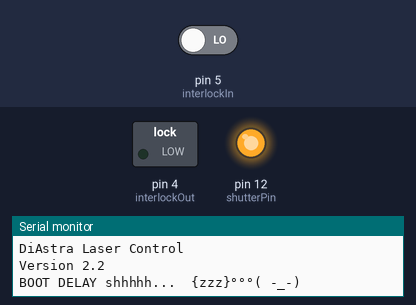
Bench run of a sketch on a simulated Arduino Uno, built with avr-gcc and run on an emulated ATmega328P. Shown: switched loads named in the sketch (green lamp = pin HIGH), output pins drawn as LEDs (lit = HIGH), the last lines printed to the serial monitor. The test bench sets the inputs (shaded band); at power-on: pin 5 (interlockIn) LOW.

Above: at 0.1 s.
At 20.1 s:
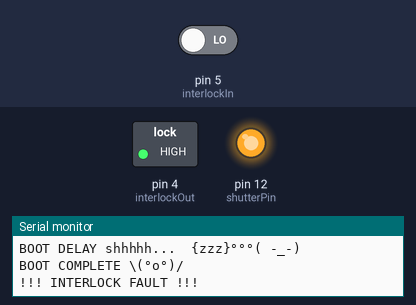
Timing chart, 0 to 21.6 s (numbered marks = the images above):
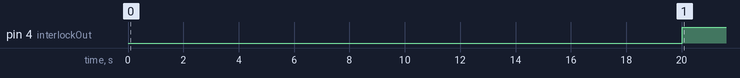

Measured:
- by itself, pin 4 (interlockOut): LOW → HIGH at 20.0 s

The sketch:

laser_control.ino
```cpp
#define VERSION "Version 2.2"
/*
 *This is the DiAstra Laser Controler
 *It is designed to control safety and sensors for a laser projector
 *The ILDA shutter is a switch which is closed (disabling the lasers in some way)
 *unless the interlock circuit is complete (unbroken)
 *and the shutter signal from the software/DAC is set to HIGH (+5v)
 *if either of these conditions is false the shutter remains closed
 *there is a delay after closing the shutter before you can open it again
 *There is a delay after an interlock fault has been resolved also
 *Written by: Alec DiAstra (alecdiastra@gmail.com)
 */

//Define the type of signal required to activate the switch(used for shutterPin)
#define ACTIVATE LOW

//define the safety delay in milliseconds
//BOOT should be the longest then INTERLOCK with SHUTTER being the shortest
#define SHUTTER_DELAY 5000
#define INTERLOCK_DELAY 10000
#define BOOT_DELAY 20000

//How long before messages repeat.
#define MESSAGE_DELAY 5000


//Required variables
unsigned long delayTime;
unsigned long repeatMessage;
bool boot = true;
bool laserMessage = false;
bool shutterMessage = false;
bool interlockMessage = false;
bool shutterReady = false;
bool interlockDelay = true;
bool interlock = LOW;
bool shutter = LOW;

//Pins can be any digital pins
int shutterSignal = 13;  //for reading the shutter signal
int shutterPin = 12;  //control switch for shutter
int interlockIn = 5;  //interlock Return
int interlockOut = 4; //interlock Send


// setup code for DiAstra laser control
void setup()
{
  // initialize serial communication at 9600 bits per second:
  Serial.begin(9600);
  Serial.println("DiAstra Laser Control");
  Serial.println(VERSION);

  //Initialize the required pins
  pinMode(shutterPin, OUTPUT);
  pinMode(interlockIn, INPUT);
  pinMode(interlockOut, OUTPUT);
  pinMode(shutterSignal, INPUT);

  //Startup delay during setup (BOOT_DELAY)
  if (boot)
  {
    //make sure the shutter is closed and pause
    digitalWrite(shutterPin, !ACTIVATE);
    Serial.println("BOOT DELAY shhhhh...  {zzz}°°°( -_-)");
    delay(BOOT_DELAY);
    boot = false;
    Serial.println("BOOT COMPLETE \\(°o°)/");
  }

}//END SETUP

// loop code DiAstra Laser Controller
void loop()
{
  //always send interlock signal so we can test for it
  digitalWrite(interlockOut, HIGH);
  checkPins();

  //are we in a delay caused by an interlock fault?
  if (!interlockDelay)
  {
    // If the interlock is good and the shutter is set to open
    while((shutter) && (interlock))
    {
      //open the shutter
      digitalWrite(shutterPin, ACTIVATE);
      //constantly check shutetr and interlock state
      checkPins();
      //reset messages
      shutterMessage = false;
      interlockMessage = false;
      shutterReady = false;
      if (!laserMessage)
      {
        Serial.println("Shutter Open - !!! LASER ON !!!");
        laserMessage = true;    }
    }
  }

  // if the shutter signal is set to closed (by the DAC or the user)
  if (!shutter)
  {
    //Close the shutter
    digitalWrite(shutterPin, !ACTIVATE);
    laserMessage = false;
    if (!shutterMessage)
    {
      if ((!shutterReady) && (interlock) && (!interlockDelay))
      {//Safety delay on shutter close so we cant reopen to quickly accidently (SHUTTER_DELAY)
        Serial.println("Shutter Closed - Safety Delay");
        delay(SHUTTER_DELAY);
        shutterReady = true;
      }
      else if ((interlock) && (!interlockDelay))
      { //If the safety delay has happened already, and the interlock is good, the shutter is ready to open
        Serial.println("Shutter Closed - Laser Ready");
        shutterMessage = true;
        repeatMessage = millis();
      }
    }
  }

  if (!interlock)
  {//If the interlock signal is missing close the shutter for INTERLOCK_DELAY until the signal is back
    digitalWrite(shutterPin, !ACTIVATE);
    laserMessage = false;
    delayTime = millis();
    if (!interlockMessage)
    {
      Serial.println("!!! INTERLOCK FAULT !!!");
      interlockMessage = true;
      repeatMessage = millis();

    }
  }

  //Set the interlock delay bit
  if (millis() < delayTime + INTERLOCK_DELAY)
  {
    interlockDelay = true;
  }
  else
  {
    interlockDelay = false;
  }

  // this alows us to repeat messages to serial every MESSAGE_DELAY seconds
  if (millis() >= repeatMessage + MESSAGE_DELAY)
  {
    shutterMessage = false;
    interlockMessage = false;
  }
}  // END LOOP


//Function for checking the state of the sensing pins
void checkPins()
{
 if (interlock)
 {
  shutter = digitalRead(shutterSignal);
 }
 else
 {
  shutter = false;
 }
 interlock = digitalRead(interlockIn);
}
```
